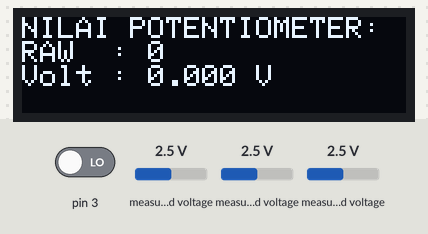
Recording of a sketch running on a simulated Arduino Uno, built with avr-gcc and run on an emulated ATmega328P. Parts: 128×32 one-colour display. Inputs (shaded band) come from the test bench; at power-on: pin 3 LOW, measured voltage 2.5 V. The display library's start-up logo is not drawn; what the sketch prints to the serial monitor is not drawn.

Above: at 3.2 s.
3.3 s: pin 3 driven HIGH
At 5.0 s:
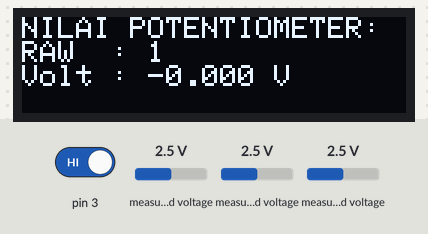
Timing chart, 0 to 6.5 s (numbered marks = the images above; inputs shaded):
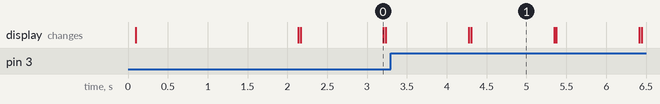

The sketch:

ADS1115_x_Potentiometer_x_OLED.ino
```cpp
#include <Adafruit_SSD1306.h>
#include <Adafruit_GFX.h>
#include <SPI.h>
#include <Wire.h>
#include <Adafruit_ADS1X15.h>

#define SCREEN_WIDTH 128 // OLED display width, in pixels
#define SCREEN_HEIGHT 32 // OLED display height, in pixels
Adafruit_ADS1115 ads;  /* Use this for the 16-bit version */
// Adafruit_ADS1015 ads;     /* Use this for the 12-bit version */
#define SCREEN_ADDRESS 0x3C ///< See datasheet for Address; 0x3D for 128x64, 0x3C for 128x32
Adafruit_SSD1306 display(SCREEN_WIDTH, SCREEN_HEIGHT, &Wire);

void setup(void){
  Serial.begin(9600);
  Serial.println("Hello!");

  Serial.println("Getting single-ended readings from AIN0..3");
  Serial.println("ADC Range: +/- 6.144V (1 bit = 3mV/ADS1015, 0.1875mV/ADS1115)");


  if(!display.begin(SSD1306_SWITCHCAPVCC, 0x3C)) { // Address 0x3C for 128x32
  Serial.println(F("SSD1306 allocation failed"));
  for(;;);} // Don't proceed, loop forever
  display.display();
  delay(2000);
  display.clearDisplay();
  // The ADC input range (or gain) can be changed via the following
  // functions, but be careful never to exceed VDD +0.3V max, or to
  // exceed the upper and lower limits if you adjust the input range!
  // Setting these values incorrectly may destroy your ADC!
  //                                                                ADS1015  ADS1115
  //                                                                -------  -------
  ads.setGain(GAIN_TWOTHIRDS);  // 2/3x gain +/- 6.144V  1 bit = 3mV      0.1875mV (default)
  // ads.setGain(GAIN_ONE);        // 1x gain   +/- 4.096V  1 bit = 2mV      0.125mV
  // ads.setGain(GAIN_TWO);        // 2x gain   +/- 2.048V  1 bit = 1mV      0.0625mV
  // ads.setGain(GAIN_FOUR);       // 4x gain   +/- 1.024V  1 bit = 0.5mV    0.03125mV
  // ads.setGain(GAIN_EIGHT);      // 8x gain   +/- 0.512V  1 bit = 0.25mV   0.015625mV
  // ads.setGain(GAIN_SIXTEEN);    // 16x gain  +/- 0.256V  1 bit = 0.125mV  0.0078125mV

  if (!ads.begin()) {
    Serial.println("Failed to initialize ADS.");
    while (1);
  }
}

void loop()
{
  int16_t adc0, adc1, adc2, adc3;
  float volts0, volts1, volts2, volts3;

  adc0 = digitalRead(3);
  adc1 = ads.readADC_SingleEnded(1);
  adc2 = ads.readADC_SingleEnded(2);
  adc3 = ads.readADC_SingleEnded(3);

  volts0 = ads.computeVolts(adc0);
  volts1 = ads.computeVolts(adc1);
  volts2 = ads.computeVolts(adc2);
  volts3 = ads.computeVolts(adc3);

  display.setTextColor(WHITE);
  display.setCursor(0,0);
  display.setTextSize(1);
  display.println("NILAI POTENTIOMETER: ");
  display.display();

  display.setTextColor(WHITE);
  display.setTextSize(1);
  display.print("RAW  : ");
  display.println(adc0);
  display.print("Volt : ");
  display.print(volts0,3);
  display.print(" V");


  display.display();          //menampilkan seluruh teks di void loop
  display.clearDisplay();     //membersihkan teks agar teks diupdate tiap loop


  Serial.println("-----------------------------------------------------------");
  Serial.print("AIN0: "); Serial.print(adc0); Serial.print("  "); Serial.print(volts0,3); Serial.println("V");
  //

  delay(1000);
}
```

Measured:
- after the input at 3.3 s, the display: first differs from a run without the input after 1.0 s (image 1)
- what the display in image 0 shows lasts 1.0 s, from 2.2 s to 3.2 s
